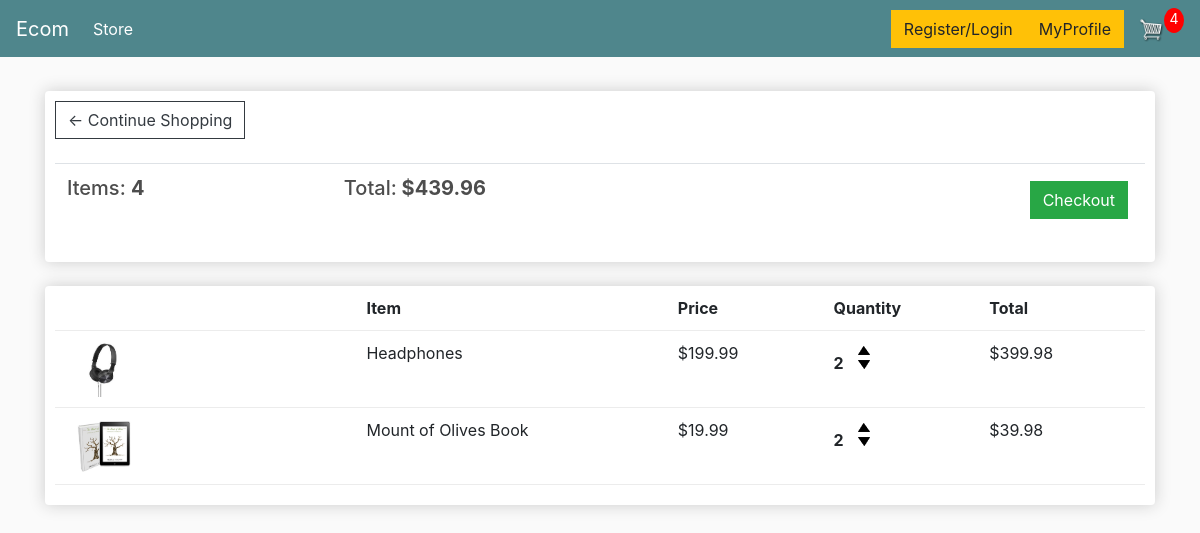
The app's page /cart/ (signed in) with its own data.
### store/models.py (models this page shows, shortened)
class Order(models.Model):
	customer = models.ForeignKey(Customer, on_delete=models.SET_NULL, null=True, blank=True)
	date_ordered = models.DateTimeField(auto_now_add=True)
	complete = models.BooleanField(default=False)
	transaction_id = models.CharField(max_length=100, null=True)
	@property
	def get_cart_total(self):
		orderitems = self.orderitem_set.all()
		total = sum([item.get_total for item in orderitems])
		return total
	@property
	def get_cart_items(self):
		orderitems = self.orderitem_set.all()
		total = sum([item.quantity for item in orderitems])
		return total

class OrderItem(models.Model):
	product = models.ForeignKey(Product, on_delete=models.SET_NULL, null=True)
	order = models.ForeignKey(Order, on_delete=models.SET_NULL, null=True)
	quantity = models.IntegerField(default=0, null=True, blank=True)
	date_added = models.DateTimeField(auto_now_add=True)
	@property
	def get_total(self):
		total = self.product.price * self.quantity
		return total

class Product(models.Model):
    name = models.CharField(max_length=255)
    description = models.TextField(default="No description available.")
    price = models.DecimalField(max_digits=10, decimal_places=2)
    digital = models.BooleanField(default=False,null=True, blank=True)
    image = models.ImageField(null=True, blank=True)

### store/views.py (the view)
# urls.py: path('cart/', views.cart, name="cart"),
def cart(request):
     data = cartData(request)
     cartItems = data['cartItems']
     order = data['order']
     items = data['items']
     context = {'items':items, 'order':order, 'cartItems':cartItems}
     return render(request, 'store/cart.html', context)

### store/utils.py (called while the page is built)
def cartData(request):
	if request.user.is_authenticated:
		customer = request.user.customer
		order, created = Order.objects.get_or_create(customer=customer, complete=False)
		items = order.orderitem_set.all()
		cartItems = order.get_cart_items
	else:
		cookieData = cookieCart(request)
		cartItems = cookieData['cartItems']
		order = cookieData['order']
		items = cookieData['items']
	return {'cartItems':cartItems ,'order':order, 'items':items}

### store/templates/store/cart.html
{% extends 'store/main.html' %}
{% load static %}
{% block content %}
<div class="row">
	<div class="col-lg-12">
          <div class="box-element">
               <a  class="btn btn-outline-dark" href="{% url 'store' %}">&#x2190; Continue Shopping</a>
               <br>
               <br>
               <table class="table">
                    <tr>
                         <th><h5>Items: <strong>{{order.get_cart_items}}</strong></h5></th>
                         <th><h5>Total:<strong> ${{order.get_cart_total|floatformat:2}}</strong></h5></th>
                         <th>
                              <a  style="float:right; margin:5px;" class="btn btn-success" href="{% url 'checkout' %}">Checkout</a>
                         </th>
                    </tr>
               </table>
          </div>
		<br>
          <div class="box-element">
               <div class="cart-row">
                    <div style="flex:2"></div>
                    <div style="flex:2"><strong>Item</strong></div>
                    <div style="flex:1"><strong>Price</strong></div>
                    <div style="flex:1"><strong>Quantity</strong></div>
                    <div style="flex:1"><strong>Total</strong></div>
               </div>
               {% for item in items %}
               <div class="cart-row">
                    <div style="flex:2"><img class="row-image" src="{{item.product.image.url}}"></div>
                    <div style="flex:2"><p>{{item.product.name}}</p></div>
                    <div style="flex:1"><p>${{item.product.price|floatformat:2}}</p></div>
                    <div style="flex:1">
                         <p class="quantity">{{item.quantity}}</p>
                         <div class="quantity">
                              <img data-product="{{item.product.id}}" data-action="add" class="chg-quantity update-cart" src="{% static  'images/arrow-up.png' %}">
                              <img data-product="{{item.product.id}}" data-action="remove" class="chg-quantity update-cart" src="{% static  'images/arrow-down.png' %}">
                         </div>
                    </div>
               <div style="flex:1"><p>${{item.get_total|floatformat:2}}</p></div>
          </div>
          {% endfor %}
	</div>
</div>
{% endblock content %}

### store/static/css/main.css (style rules this page uses)
body { background-color: hsl(0, 0%, 98%); }
h1,h2,h3,h4,h5,h6 { color:hsl(0, 0%, 30%); }
.box-element { box-shadow:hsl(0, 0%, 80%) 0 0 16px; background-color: #fff; border-radius: 4px; padding: 10px; }
.col-lg-4, .col-lg-6, .col-lg-8, .col-lg-12 { margin-top: 10px; }
.btn { border-radius: 0; }
.row-image { width: 100px; }
.cart-row { display: flex; align-items: flex-stretch; padding-bottom: 10px; margin-bottom: 10px; border-bottom: 1px solid #ececec; }
.quantity { display: inline-block; font-weight: 700; padding-right:10px; }
.chg-quantity { width: 12px; cursor: pointer; display: block; margin-top: 5px; transition:.1s; }

### records on screen
Order: get_cart_items "4", get_cart_total "439.96"
OrderItem: product.image (picture), product.name "Headphones", product.price "199.99", quantity "2", get_total "399.98"
OrderItem: product.image (picture), product.name "Mount of Olives Book", product.price "19.99", quantity "2", get_total "39.98"

### other values on screen
{{ cartItems }} "4"
